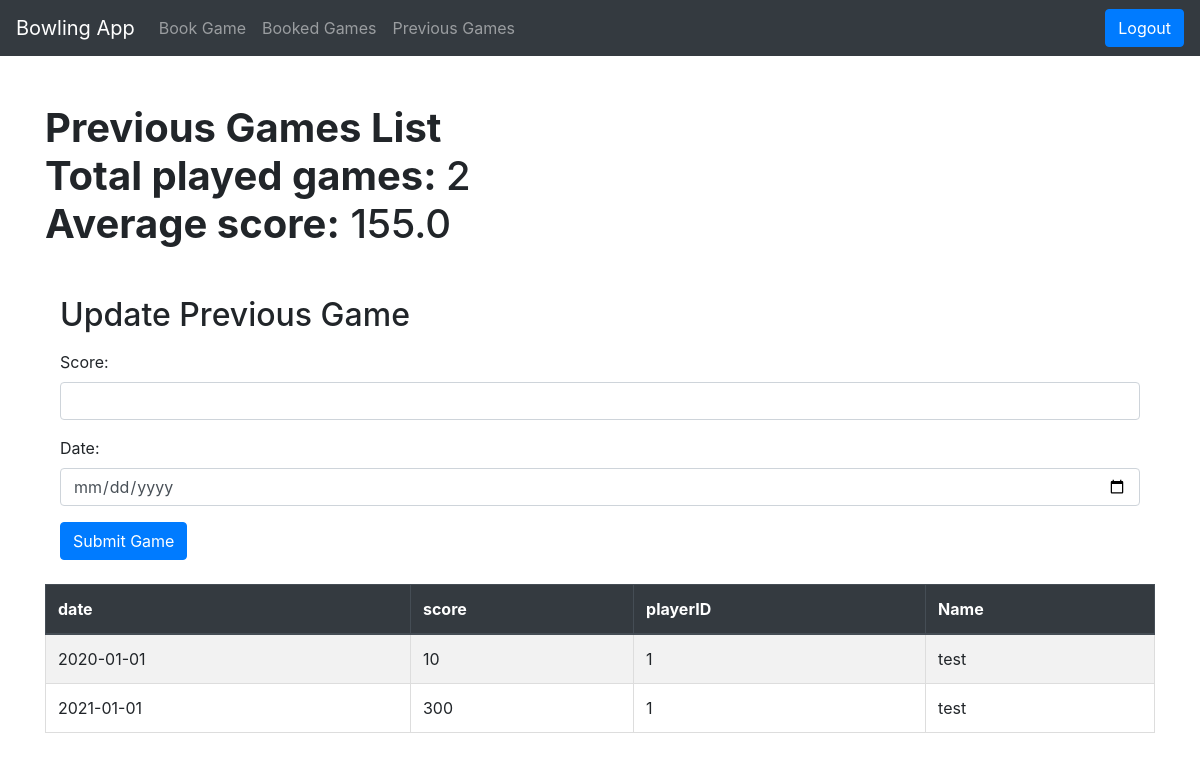
Before: /previous_games (signed in) with the older database file.
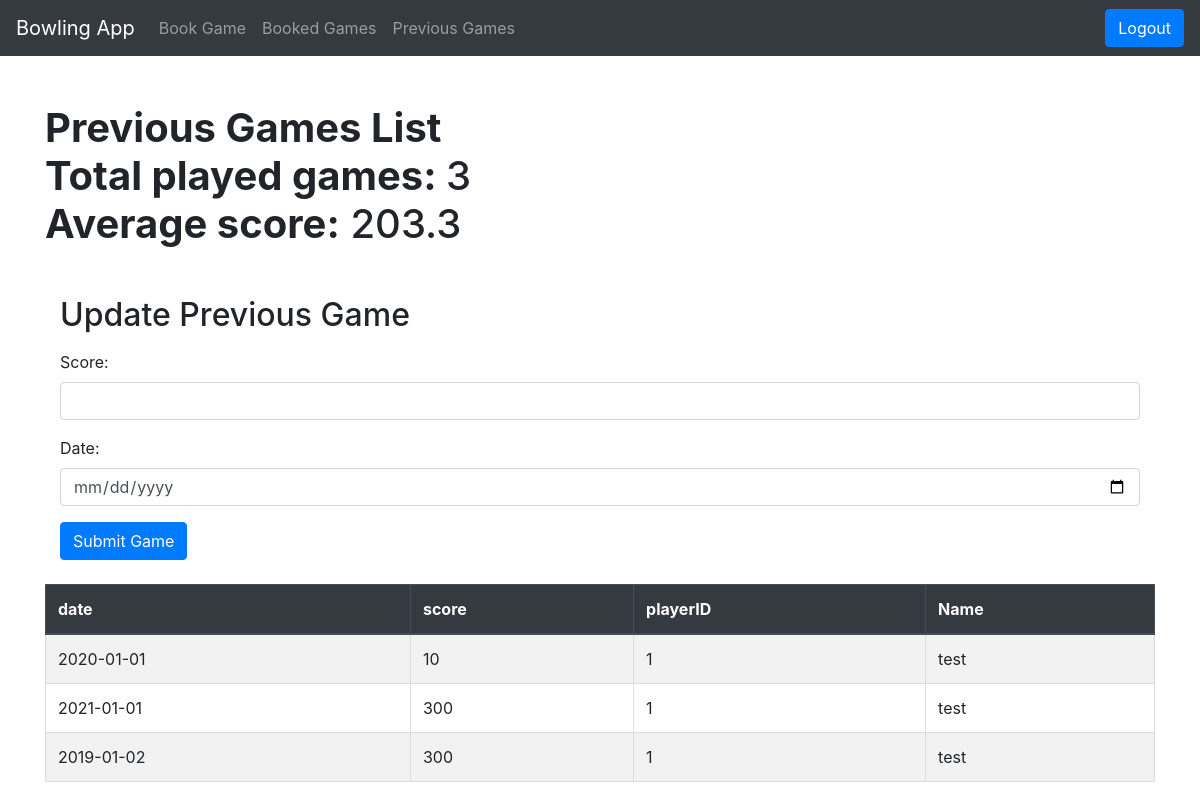
After: the same page with the newer database file.
### tables this page shows
CREATE TABLE PreviousGames (gameID INTEGER PRIMARY KEY AUTOINCREMENT, date date, score INTEGER, playerID REFERENCES Players (playerID));

CREATE TABLE Players (playerID INTEGER PRIMARY KEY AUTOINCREMENT, fName varchar, lName varchar, email varchar, password varchar);

### app.py (the view)
@app.route("/previous_games", methods=["GET"])
def show_previous_games():
    player_ID = session["player_id"]
    return render_template("previous_games.html", previousGames=query_db('SELECT * FROM previousGames INNER JOIN players ON previousGames.playerID = players.playerID WHERE previousGames.playerID = ?', [player_ID]),
    numOfGames=query_db('SELECT COUNT(?) AS numOfGames FROM previousGames WHERE playerID = ? GROUP BY playerID ',[player_ID, player_ID]),
    avg_score=average_score(player_ID))

### app.py (called while the page is built)
def average_score(playerID):
    return query_db("SELECT playerID, ROUND(AVG(score), 1) AS avgScore FROM previousGames WHERE playerID = ? GROUP BY playerID", [playerID])

### test.py (called while the page is built)
def get_db():
    db = getattr(g, '_database', None)
    if db is None:
        db = g._database = sqlite3.connect(DATABASE)
        db.row_factory = sqlite3.Row
    return db

def query_db(query, args=(), one=False, commit=False):
    try:
        if commit:
            db = get_db()
            cur = db.execute(query, args)
            db.commit()
            cur.close()
            return None
        else:
            cur = get_db().execute(query, args)
            rv = cur.fetchall()
            cur.close()
            return (rv[0] if rv else None) if one else rv
    except sqlite3.Error as e:
        print("SQLite error:", e)
        return e

### template/previous_games.html (shortened to what this page needs)
<!DOCTYPE html>
<html lang="en">
<head>
    <link rel="stylesheet" href="https://stackpath.bootstrapcdn.com/bootstrap/4.5.2/css/bootstrap.min.css">
</head>
<body>
    <nav class="navbar navbar-expand-lg navbar-dark bg-dark">
        <a class="navbar-brand" href="/logged_in">Bowling App</a>
        <div class="collapse navbar-collapse" id="navbarNav">
            <ul class="navbar-nav">
                <li class="nav-item">
                    <a class="nav-link" href="/book_game">Book Game</a>
                </li>
                <li class="nav-item">
                    <a class="nav-link" href="/booked_games">Booked Games</a>
                </li>
                <li class="nav-item">
                    <a class="nav-link" href="/previous_games">Previous Games</a>
                </li>
            </ul>
        </div>
        <form action="/logout" method="POST" class="ml-auto">
            <button type="submit" class="btn btn-primary">Logout</button>
        </form>
    </nav>
    <div class="container mt-4">
        {% for num in numOfGames %}
            <h1 class="mt-5"><b>Previous Games List<br> Total played games: </b>{{num['numOfGames']}} <br>
        {% endfor %}
        {% for avg in avg_score %}
            <b>Average score:</b> {{avg['avgScore']}}
        {% endfor %}
        </h1>
        <div class="container">
            <h2 class="mt-5">Update Previous Game</h2>
            <form action="/previous_games" method="POST" class="mt-3">
                <div class="form-group">
                    <label for="score">Score:</label>
                    <input type="number" class="form-control" id="score" name="score" required>
                </div>
                <div class="form-group">
                    <label for="date">Date:</label>
                    <input type="date" class="form-control" id="date" name="date" required>
                </div>
                <button type="submit" class="btn btn-primary">Submit Game</button>
            </form>
        </div>
        <br>
        <table class="table table-striped">
            <thead class="thead-dark">
                <tr>
                    <th>date</th>
                    <th>score</th>
                    <th>playerID</th>
                    <th>Name </th>
                </tr>
            </thead>
            <tbody>
                {% for game in previousGames %}
                    <tr>
                        <td>{{ game['date'] }}</td>
                        <td>{{ game['score'] }}</td>
                        <td>{{ game['playerID'] }}</td>
                        <td>{{ game['fName'] }}</td>
                    </tr>
                {% endfor %}
            </tbody>
        </table>
    </div>
</body>
</html>

### template/previous_games.html (style rules this page uses)
table { width: 100%; border-collapse: collapse; }
th, td { border: 1px solid #ddd; padding: 8px; text-align: left; }
th { background-color: #f2f2f2; }

Changed rows visible on the page:
added PreviousGames: date "2019-01-02", score "300", playerID "1", fName "test"
Other visible differences:
new list line: "Previous Games List Total played games: 3"
new list line: "Average score: 203.3"
list line gone: "Previous Games List Total played games: 2"
list line gone: "Average score: 155.0"
